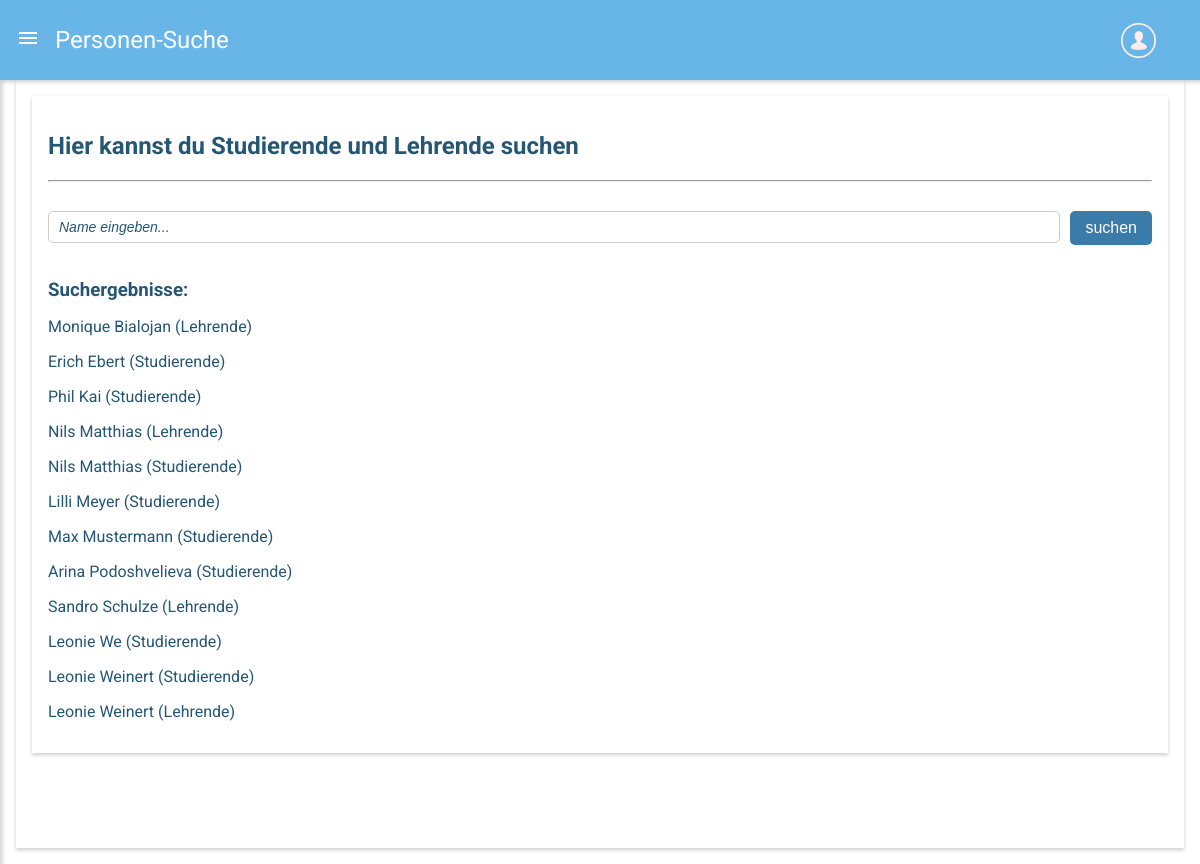
Screenshot of /suche.php (signed in) with the database file from the repository.
### tables this page shows
CREATE TABLE `Userdaten_Hash` (
  `id` int NOT NULL,
  `rolle` int NOT NULL,
  `username` varchar(128) NOT NULL,
  `nachname` varchar(255) NOT NULL,
  `vorname` varchar(255) NOT NULL,
  `email` varchar(255) NOT NULL,
  `password_hash` varchar(255) NOT NULL,
  `geburtsdatum` date DEFAULT NULL,
  `profil-picture-id` int DEFAULT NULL
);

### suche.php (the view, shortened to what this page needs)
<?php
if (isset($_SESSION["user_id"])) {
    $mysqli = require __DIR__ . "/connection.php";
    $sql = "SELECT * FROM Userdaten_Hash
            WHERE id = {$_SESSION["user_id"]}";
    $result = $mysqli->query($sql);
    $search = isset($_GET['search']) ? "%" . $_GET['search'] . "%" : "%";
    $sql_taetigkeit = "SELECT * FROM `Userdaten_Hash` WHERE nachname LIKE ? OR vorname LIKE ? ORDER BY nachname ASC, vorname ASC";
    $stmt = $mysqli->prepare($sql_taetigkeit);
    $stmt->bind_param("ss", $search, $search);
    $stmt->execute();
    $result = $stmt->get_result();
    $noResults = ($result->num_rows == 0);
    $rolle = "";
}
?>
<!DOCTYPE html>
<html lang="de">
<head>
    <link href="style.css" rel="stylesheet" type="text/css">
</head>
<body>
    <div class="fixed-header-drawer">
        <header class="layout-header fixed-top">
            <div class="header-row">
                <div class="button-icon-menu" id="menuButton">
                    <i class="material-icons">menu</i>
                </div>
                <span class="layout-title">Personen-Suche</span>
                <div class="header-right">
                    <img src="images/icon_user_white.png" alt="Logo" class="icon-user" id="icon_user">
                </div>
            </div>
        </header>
        <main class="layout-content">
            <div class="Page-content">
                <div class="information">
                    <h2>Hier kannst du Studierende und Lehrende suchen </h2>
                    <hr /></br>
                    <form action="" method="get">
                        <div class="search-bar">
                            <input type="text" id="searchInput" class="styled-input input-search" name="search"
                                placeholder="Name eingeben..."
                                value="<?= isset($_GET['search']) ? htmlspecialchars($_GET['search']) : '' ?>">
                            <input type="submit" value="suchen">
                        </div>
                    </form><br>
                    <?php if (!$noResults): ?>
                        <div class="results">
                            <h3>Suchergebnisse:</h3>
                            <div class="search-rand">
                                <?php while ($row = $result->fetch_assoc()):
                                    if ($row['rolle'] == 2) {
                                        $rolle = "Lehrende";
                                    } elseif ($row['rolle'] == 3) {
                                        $rolle = "Studierende";
                                    } ?>
                                    <div class="search-results-names">
                                        <?php echo "<p><a class='information-link informationHoover' href='profil.php?id=" . $row['id'] . "'>" . htmlspecialchars($row['vorname'])
                                            . " " . htmlspecialchars($row['nachname']) . " (" . (htmlspecialchars($rolle)) . ") " . "</a></p>";
                                        ?>
                                    </div>
                                <?php endwhile; ?>
                            </div>
                        </div>
                    <?php endif; ?>
                </div></br>
            </div>
        </main>
    </div>
</body>
</html>

### style.css (style rules this page uses)
body, html { margin: 0; font-family: 'Roboto', sans-serif; }
.layout-header { background-color: rgb(103, 182, 231); color: white; position: fixed; top: 0; width: 100%; height: 80px; display: flex; align-items: center; padding: 0 16px; box-shadow: 0 2px 4px rgba(0, 0, 0, 0.2); z-index: 2; }
.header-row { display: flex; align-items: center; width: 95%; }
.layout-title { font-size: 24px; padding: 15px; color: white; }
.header-right { display: flex; align-items: center; gap: 15px; margin-left: auto; }
.icon-user { height: 35px; }
.button-icon-menu { color: white; cursor: pointer; }
.layout-content { margin-top: 64px; padding: 16px; box-sizing: border-box; }
.Page-content { padding: 16px; background: #FFF; min-height: calc(100vh - 64px); box-shadow: 0 2px 4px rgba(0, 0, 0, 0.2); }
.Page-content .information { padding: 16px; background: #FFF; box-shadow: 0 2px 4px rgba(0, 0, 0, 0.2); color: rgb(37, 87, 117); }
.information-link { padding-top: 20px; color: rgb(37, 87, 117); text-decoration: none; }
h3 { margin: 0; }
input[type="submit"] { margin-top: 2px; background-color: rgb(58, 123, 170); color: white; padding: 8px 15px; border: none; border-radius: 5px; cursor: pointer; font-size: 16px; }
.search-bar { display: flex; align-items: center; margin-bottom: 15px; }
.input-search { width: 90%; }
.styled-input { background-color: #ffffff; border: 1px solid #ccc; border-radius: 5px; padding: 7px 10px; font-size: 14px; color: rgb(37, 87, 117); outline: none; cursor: text; transition: all 0.3s ease; box-shadow: none; margin-right: 10px; }
.styled-input::placeholder { color: rgb(37, 87, 117); font-style: italic; }

### rows the page displays
userdaten_hash: vorname "Monique", nachname "Bialojan", rolle "Lehrende"
userdaten_hash: vorname "Erich", nachname "Ebert", rolle "Studierende"
userdaten_hash: vorname "Phil", nachname "Kai", rolle "Studierende"
userdaten_hash: vorname "Nils", nachname "Matthias", rolle "Lehrende"
userdaten_hash: vorname "Nils", nachname "Matthias", rolle "Studierende"
userdaten_hash: vorname "Lilli", nachname "Meyer", rolle "Studierende"
userdaten_hash: vorname "Max", nachname "Mustermann", rolle "Studierende"
userdaten_hash: vorname "Arina", nachname "Podoshvelieva", rolle "Studierende"
userdaten_hash: vorname "Sandro", nachname "Schulze", rolle "Lehrende"
userdaten_hash: vorname "Leonie", nachname "We", rolle "Studierende"
userdaten_hash: vorname "Leonie", nachname "Weinert", rolle "Studierende"
userdaten_hash: vorname "Leonie", nachname "Weinert", rolle "Lehrende"
